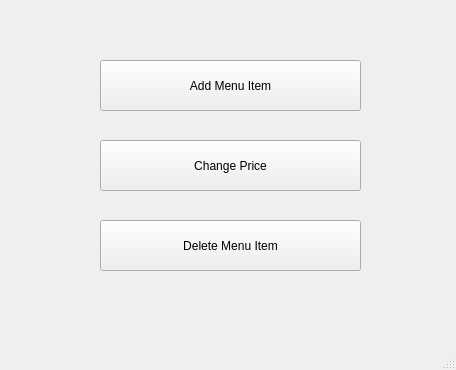
<?xml version="1.0" encoding="UTF-8"?>
<ui version="4.0">
 <class>menuManagement</class>
 <widget class="QMainWindow" name="menuManagement">
  <property name="geometry">
   <rect>
    <x>0</x>
    <y>0</y>
    <width>456</width>
    <height>370</height>
   </rect>
  </property>
  <property name="windowTitle">
   <string>Manage Menu</string>
  </property>
  <widget class="QWidget" name="centralwidget">
   <widget class="QPushButton" name="add_menu">
    <property name="geometry">
     <rect>
      <x>100</x>
      <y>60</y>
      <width>261</width>
      <height>51</height>
     </rect>
    </property>
    <property name="text">
     <string>Add Menu Item</string>
    </property>
   </widget>
   <widget class="QPushButton" name="change_price">
    <property name="geometry">
     <rect>
      <x>100</x>
      <y>140</y>
      <width>261</width>
      <height>51</height>
     </rect>
    </property>
    <property name="text">
     <string>Change Price</string>
    </property>
   </widget>
   <widget class="QPushButton" name="delete_menu">
    <property name="geometry">
     <rect>
      <x>100</x>
      <y>220</y>
      <width>261</width>
      <height>51</height>
     </rect>
    </property>
    <property name="text">
     <string>Delete Menu Item</string>
    </property>
   </widget>
  </widget>
  <widget class="QMenuBar" name="menubar">
   <property name="geometry">
    <rect>
     <x>0</x>
     <y>0</y>
     <width>456</width>
     <height>26</height>
    </rect>
   </property>
  </widget>
  <widget class="QStatusBar" name="statusbar"/>
 </widget>
 <resources/>
 <connections/>
</ui>
